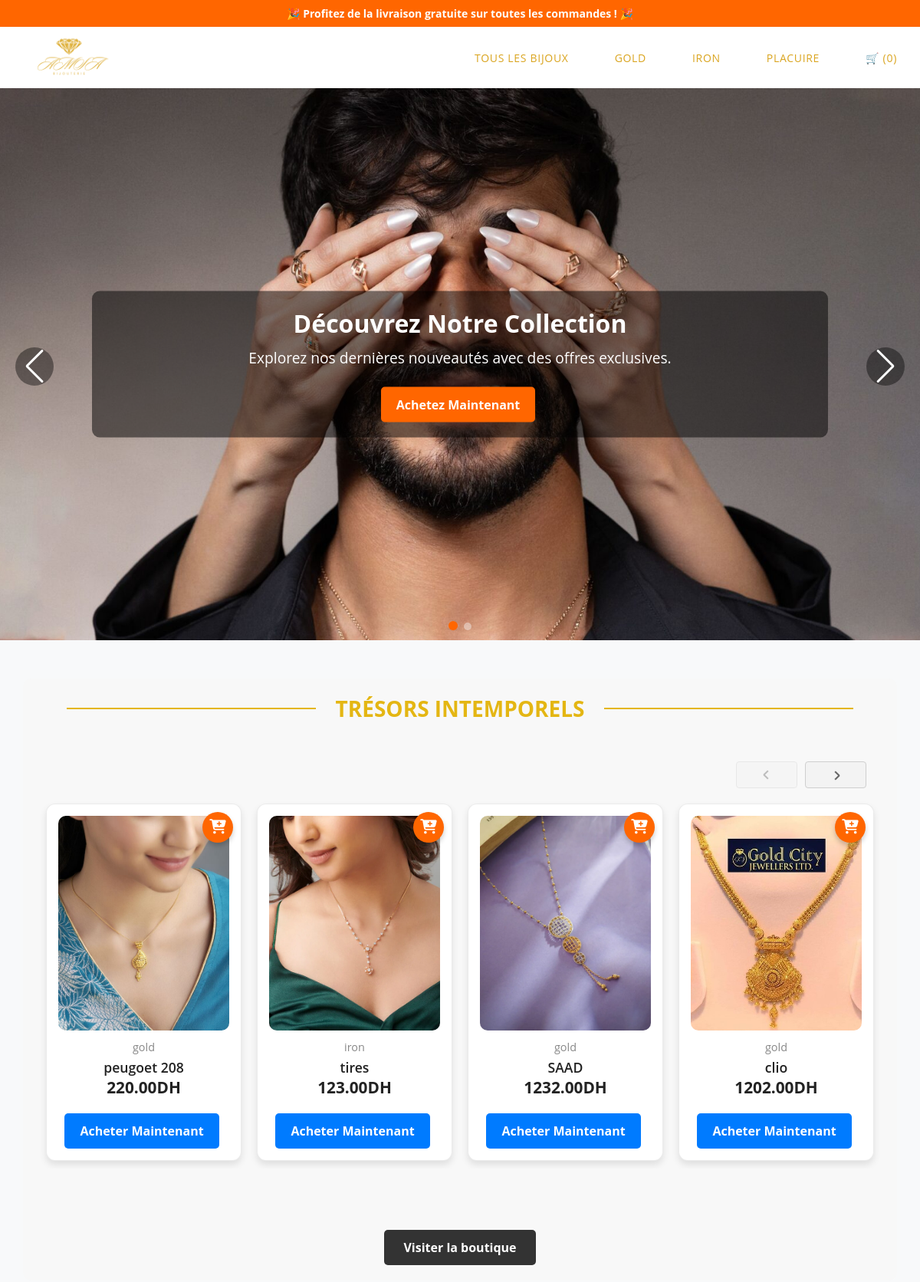
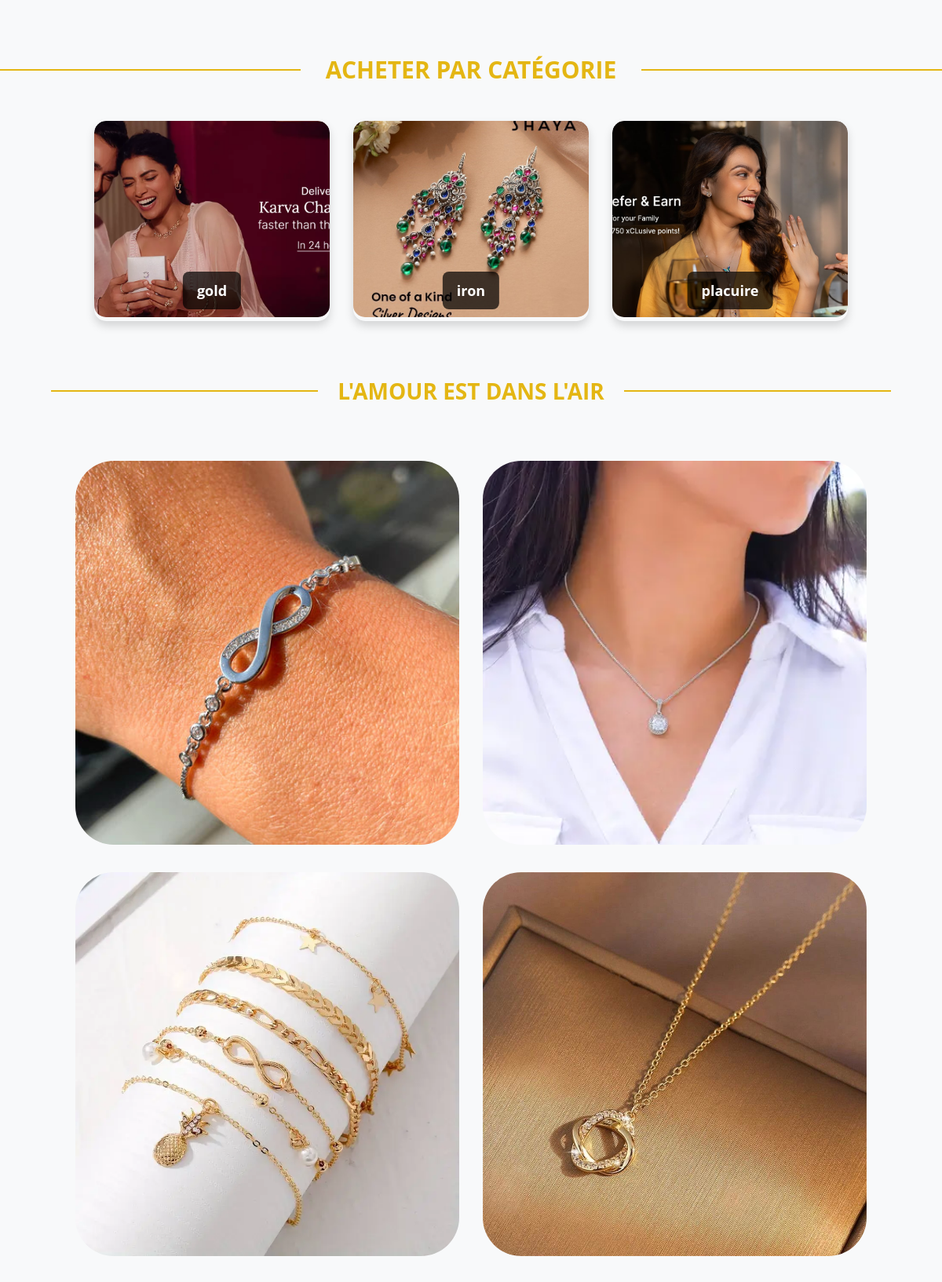
The page / (upper part) on the database its author committed (2 pictures, top to bottom).
### products/models.py (models this page shows, shortened)
class Category(models.Model):
    name = models.CharField(max_length=255)
    description = models.TextField(blank=True, null=True)
    image = models.ImageField(upload_to='categories/', blank=True, null=True)

class Product(models.Model):
    name = models.CharField(max_length=100)
    description = models.TextField()
    price = models.DecimalField(max_digits=10, decimal_places=2)
    stock = models.PositiveIntegerField(default=0)
    created_at = models.DateTimeField(auto_now_add=True)
    category = models.ForeignKey(Category, related_name='products', on_delete=models.CASCADE)
    addons = models.ManyToManyField('self', symmetrical=False, related_name='addon_for', blank=True)
    video = models.FileField(upload_to='product_videos/', blank=True, null=True, validators=[validate_video_size])  # Added video field

class ProductImage(models.Model):
    product = models.ForeignKey(Product, related_name='images', on_delete=models.CASCADE)
    image = models.ImageField(upload_to='product_images/')
    is_main = models.BooleanField(default=False)  # Mark this image as the main image (optional)

### products/views.py (the view)
# urls.py: path('', index, name='index'),
def index(request):
    reviews = Review.objects.all()
    categories = Category.objects.all()
    products = Product.objects.all()[0:10]
    return render(request, 'index.html', {'products': products, 'categories': categories, 'reviews':reviews})

### products/context_processors.py (called while the page is built)
def category_links(request):
    return {'categories': Category.objects.all()}

### templates/index.html (shortened to what this page needs)
{% extends 'base.html' %}
{% load static %}
{% block content %}
    <div class="container">
          <div class="swiper">
              <div class="swiper-wrapper">
                  <div class="swiper-slide">
                      <div class="slide-content">
                          <img src="{% static 'images/i1.jpg' %}" alt="Image 1" />
                          <div class="slide-overlay">
                              <h2>Découvrez Notre Collection</h2>
                              <p>Explorez nos dernières nouveautés avec des offres exclusives.</p>
                              <a href="{% url 'product_list' %}" class="btn">Achetez Maintenant</a>
                          </div>
                      </div>
                  </div>
              </div>
              <div class="swiper-pagination"></div>
              <div class="swiper-button-prev"></div>
              <div class="swiper-button-next"></div>
          </div>
    </div>
    <section class="p-slider">
      <div class="title_one">
        <h3 class="headline_one">Trésors intemporels</h3>
      </div>
      <div class="slider-btns">
        <button aria-label="Previous" class="glider-prev">
          <span></span>
        </button>
        <button aria-label="Next" class="glider-next">
          <span></span>
        </button>
      </div>
      <div class="glider-contain">
        <div class="glider">
          {% for product in products %}
            <div class="product-box">
              <button class="add-to-cart-icon add-to-cart" data-product-id="{{ product.id }}">
                <i class="fas fa-cart-plus"></i>
              </button>
              <div class="p-img-container">
                <div class="p-img">
                  <a href="{% url 'product_detail' product.pk %}">
                    <img
                      src="{{ product.images.first.image.url }}"
                      class="p-img-front"
                      alt="front"
                    />
                  </a>
                </div>
              </div>
              <div class="p-box-text">
                <div class="product-category">
                  <span>{{ product.category.name }}</span>
                </div>
                <a href="{% url 'product_detail' product.pk %}" class="product-title"> {{ product.name }} </a>
                <div class="price-buy">
                  <span class="p-price">{{ product.price }}DH</span>
                  <a href="{% url 'product_detail' product.pk %}" class="btn btn-primary buy-now">Acheter Maintenant</a>
                </div>
              </div>
            </div>
          {% endfor %}
        </div>
      </div>
      <div class="shop-now-container">
          <a href="{% url 'product_list' %}" class="btn-shop-now">Visiter la boutique</a>
      </div>
    </section>
    <div class="category-section">
      <h3 class="headline_one">Acheter par catégorie</h3>
      <div class="grid">
          {% for category in categories %}
          <div class="column">
              <a href="{% url 'product_list' %}?category={{ category.id }}">
                  <div class="category-card">
                      <img src="{{ category.image.url }}" alt="{{ category.name }}">
                      <div class="category-name">{{ category.name }}</div>
                  </div>
              </a>
          </div>
          {% endfor %}
      </div>
  </div>
    <div class="title_one">
      <h3 class="headline_one">L'amour Est Dans L'Air</h3>
    </div>
    <div class="container-gallery">
      <div class="gallery">
        <a href="{% static 'images/gg1.jpg' %}" data-lightbox="models" data-title="Necklace">
          <img src="{% static 'images/gg1.jpg' %}" alt="" />
        </a>
        <a href="{% static 'images/gg2.webp' %}" data-lightbox="models" data-title="Necklace Set">
          <img src="{% static 'images/gg2.webp' %}" alt="" />
        </a>
        <a href="{% static 'images/gg3.webp' %}" data-lightbox="models" data-title="Necklace">
          <img src="{% static 'images/gg3.webp' %}" alt="" />
        </a>
        <a href="{% static 'images/gg4.jpg' %}" data-lightbox="models" data-title="Necklace">
          <img src="{% static 'images/gg4.jpg' %}" alt="" />
        </a>
      </div>
    </div>
{% endblock %}

### templates/partials/navbar.html (shortened to what this page needs)
{% load static %}
<nav class="navbar">
    <ul>
        <li>
            <a href="{% url 'index' %}"><img src="{% static 'images/logo.png' %}" alt="AMSA Logo" /></a>
        </li>
        <li class="hideOnMobile"><a href="{% url 'product_list' %}">Tous les bijoux</a></li>
        {% for category in categories %}
            <li class="hideOnMobile"><a href="{% url 'product_list' %}?category={{ category.id }}">{{ category.name }}</a></li>
        {% endfor %}
        <li class="cart-icon">
            <a href="#" id="toggle-cart">
                🛒 (<span id="cart-count">{{ request.session.cart|length }}</span>)
            </a>
        </li>
    </ul>
</nav>

### static/style.css (style rules this page uses)
body { font-family: 'Arial', ecans-serif; margin: 0; padding: 0; background: #f8f9fa; }
.btn { display: inline-block; padding: 12px 20px; margin: 10px 0; font-weight: bold; cursor: pointer; border-radius: 5px; text-decoration: none; transition: background 0.3s; }
.btn-primary { background-color: #007bff; color: white; }
.btn { display: inline-block; padding: 12px 20px; margin: 10px 5px 0 0; border-radius: 5px; text-decoration: none; font-weight: bold; cursor: pointer; transition: 0.3s ease; }
.btn-primary { background: #007bff; color: white; border: none; }

### rows shown on the page
Category: name "GOLD", image (picture), name "gold"
Category: name "IRON", image (picture), name "iron"
Category: name "PLACUIRE", image (picture), name "placuire"
Product: images.first.image (picture), category.name "gold", name "peugoet 208", price "220.00"
Product: images.first.image (picture), category.name "iron", name "tires", price "123.00"
Product: images.first.image (picture), category.name "gold", name "SAAD", price "1232.00"
Product: images.first.image (picture), category.name "gold", name "clio", price "1202.00"

### other values the page prints
{{ request.session.cart|length }} "0"
